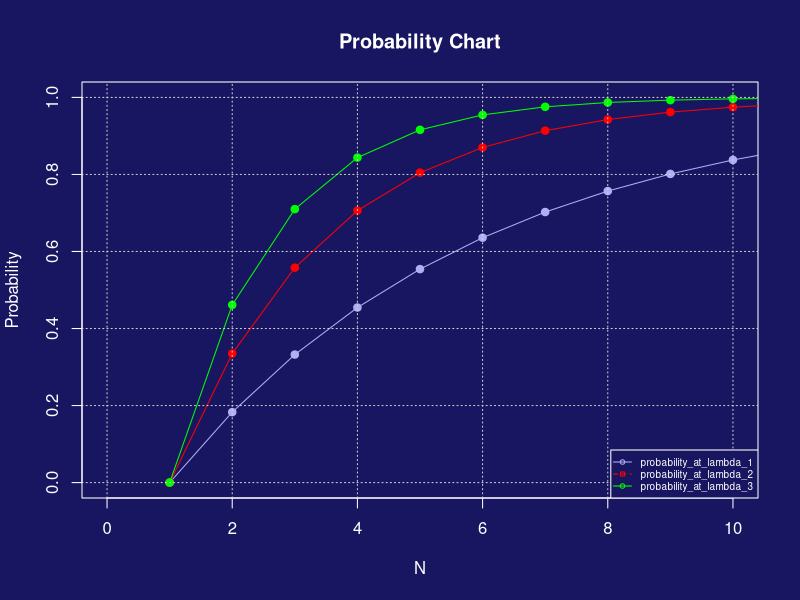

R code for this plot:
#Create Probability Function
par(bg = '#191661', fg = '#ffffff', col.main = '#ffffff', col.lab = '#ffffff', col.axis = '#ffffff')
muCalculation <- function(lambda, powers) {1 - ((1 - lambda)^powers)}
probability_at_lambda <- sapply(c(0.02, 0.04, 0.06), muCalculation, seq(0, 100, 10))
probability_at_lambdadf=data.frame(probability_at_lambda)
col_headings <- c("probability1","probability2","probability3")
names(probability_at_lambdadf) <- col_headings
probability_at_lambdadf
attach(probability_at_lambdadf)

#Probability Plot using ggplot2
plot(probability_at_lambdadf$probability1,type="o",col="#b1aef4", xlab="N", ylab="Probability", xlim=c(0, 10), ylim=c(0.0, 1.0), pch=19)
lines(probability_at_lambdadf$probability2,type="o",col="red", xlab="N", ylab="Probability2", xlim=c(0, 10), ylim=c(0.0, 1.0), pch=19)
lines(probability_at_lambdadf$probability3,type="o",col="green", xlab="N", ylab="Probability3", xlim=c(0, 10), ylim=c(0.0, 1.0), pch=19)
title(main="Probability Chart")
grid(nx = NULL, ny = NULL, col = "lightgray", lty = "dotted",
     lwd = par("lwd"), equilogs = TRUE)
legend("bottomright", probability[2], c("probability_at_lambda_1","probability_at_lambda_2", "probability_at_lambda_3"), cex=0.6, col=c("#b1aef4","red","green"), pch=21:22, lty=1:2)
